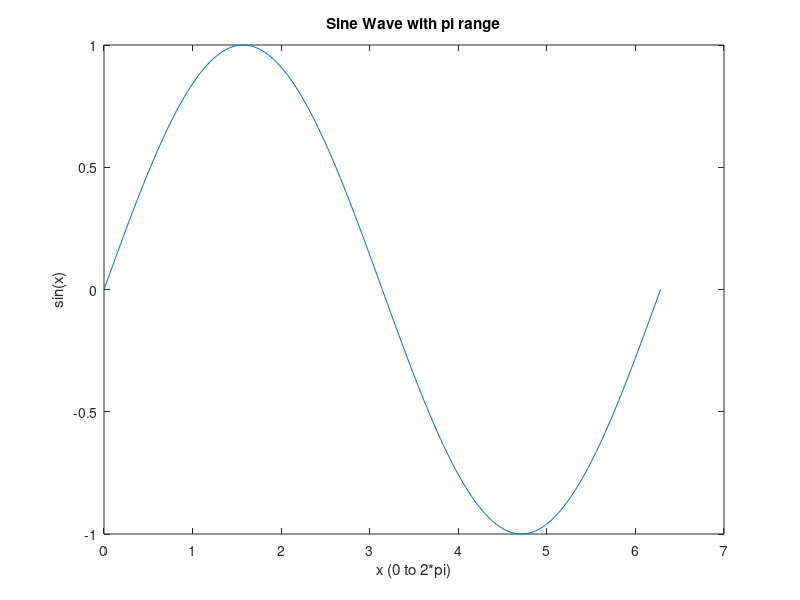

Write the MATLAB code that produced this figure.
% Test range expressions with arithmetic operations
disp('Testing range with arithmetic...');

% Simple range
x1 = 0:0.1:1;
disp('x1 created (0:0.1:1)');

% Range with pi constant
x2 = 0:pi/100:2*pi;
disp('x2 created (0:pi/100:2*pi)');

% Compute sine
y = sin(x2);
disp('y = sin(x2) computed');

% Plot
plot(x2, y);
title('Sine Wave with pi range');
xlabel('x (0 to 2*pi)');
ylabel('sin(x)');

disp('Plot created successfully!');
